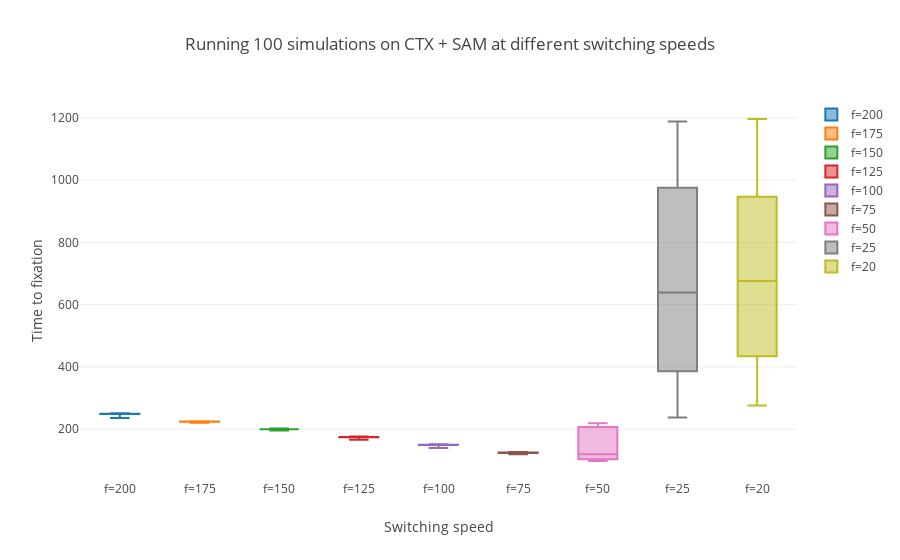

Notebook code for this chart:
### Markdown cell above
### K=10^9

### Code cell
display(table_switching(pairs[0]))
box_switching(pairs[0])
